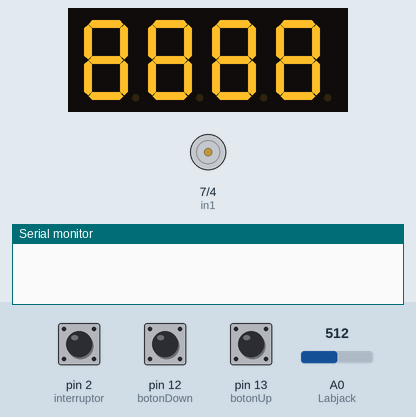
Recording of a sketch running on a simulated Arduino Uno, built with avr-gcc and run on an emulated ATmega328P. Parts: 4-digit seven-segment display, motor-driver pin pairs drawn as motors (green arrow = first pin HIGH = forward, orange = second pin HIGH = backward, longer = more drive, scaled by the enable pin), the last lines printed to the serial monitor. Inputs (shaded band) come from the test bench; at power-on: pin 2 (interruptor) LOW, pin 13 (botonUp) LOW, pin 12 (botonDown) LOW, A0 (Labjack) = 512.

Above: at 1.2 s.
1.3 s: pin 2 (interruptor) pulled HIGH for 0.15 s
At 2.7 s:
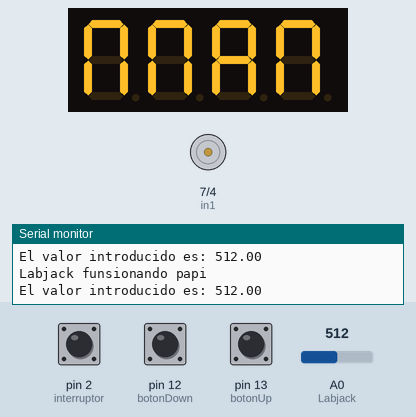
3.0 s: pin 13 (botonUp) pulled HIGH for 0.15 s
At 3.8 s:
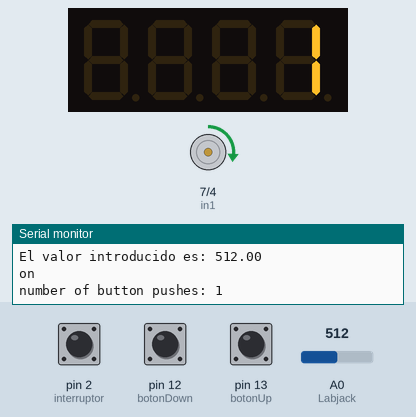
4.6 s: pin 12 (botonDown) pulled HIGH for 0.15 s
At 5.0 s:
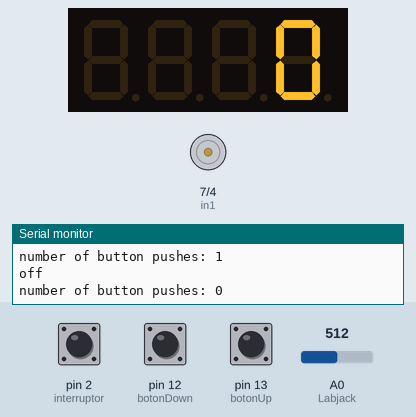
6.2 s: pin 2 (interruptor) pulled HIGH for 1 s
At 6.9 s:
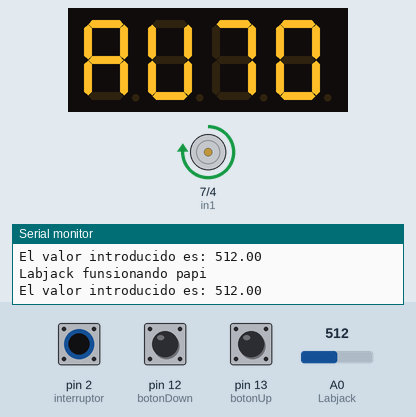
8.7 s: pin 2 (interruptor) pulled HIGH for 3.2 s
At 13.1 s:
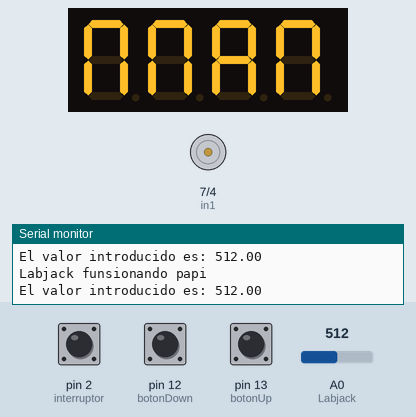
13.4 s: pin 13 (botonUp) pulsed HIGH 5 times (0.12 s each, 0.3 s apart)
At 15.1 s:
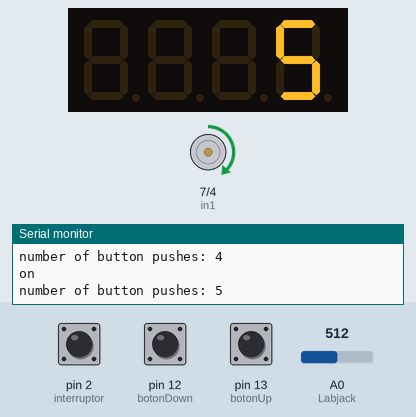
Timing chart, 0 to 16.6 s (numbered marks = the images above; inputs shaded):
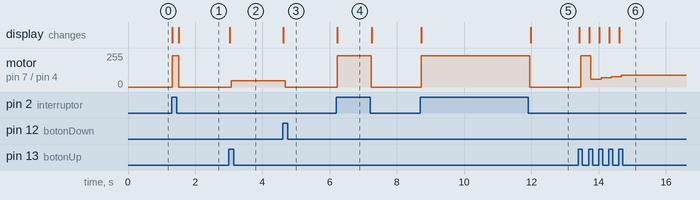

The sketch:

Bombasa.ino
```cpp
//Programa para el control de la bomba en bucle abierto

#include <Arduino.h>
#include <TM1637Display.h>
#include <PID_v1.h>


const int Vmax = 20;

// Se asocian los pines con su función
//Motor
const int en1 = 3;      // PWM  Salida (0 - 255) bits -> (0 - 5) V
const int in1 = 7;      // Eneable Salida
const int in2 = 4;      // Eneable Salida PWM pero la utilzaremos como digital

//Elección
int ultimo_estado = 0;

//Modo manual
const int botonUp = 13;     // Subir valor motor Entrada digital
const int botonDown = 12;   // Bajar valor motor Entrada digital
int estado_botonDown = 0;   // Inicializar
int buttonState = 0;        // Inicializar
int lastButtonState = 0;    // Inicializar
int buttonPushCounter = 0;  // Inicializar
int ultimo_estadoDown = 0;  // Inicializar


//Modo automático
const int Labjack = A0;     // Entrada Analógica para motor1 (0-1023) bits -> (0 - 5) V


//Pantalla 7 segmentos 4 dígitos
#define CLK 11
#define DIO 10

const uint8_t SEG_MAN[] = {
  SEG_E | SEG_F | SEG_A | SEG_B | SEG_C,                    // M
  SEG_F | SEG_A | SEG_B | SEG_C | SEG_E,                    //
  SEG_C | SEG_E | SEG_G | SEG_F | SEG_A | SEG_B,            // A
  SEG_F | SEG_A | SEG_E | SEG_F | SEG_B | SEG_C,            // N
};

const uint8_t SEG_AUTO[] = {
  SEG_C | SEG_E | SEG_G | SEG_F | SEG_A | SEG_B,            // A
  SEG_E | SEG_F | SEG_D | SEG_B | SEG_C,                    // U
  SEG_A | SEG_B | SEG_C,                                    // T
  SEG_A | SEG_E | SEG_F | SEG_B | SEG_C | SEG_D,            // O
};

const uint8_t SEG_OCHO[] = {
  SEG_A | SEG_B | SEG_C | SEG_D | SEG_E | SEG_F | SEG_G,    // 8
  SEG_A | SEG_B | SEG_C | SEG_D | SEG_E | SEG_F | SEG_G,    // 8
  SEG_A | SEG_B | SEG_C | SEG_D | SEG_E | SEG_F | SEG_G,    // 8
  SEG_A | SEG_B | SEG_C | SEG_D | SEG_E | SEG_F | SEG_G,    // 8
};

TM1637Display display(CLK, DIO);

//Interruptor MANUAL - AUTOMÁTICO
const int interruptor = 2;
int estado_interruptor = 0;


void setup() {
  // Asignación de entradas y salidas
  Serial.begin(9600);
  pinMode(interruptor, INPUT);
  pinMode(botonUp, INPUT);
  pinMode(botonDown, INPUT);


  pinMode(en1, OUTPUT);
  pinMode(in1, OUTPUT);
  pinMode(in2, OUTPUT);


  display.clear(); //Limpia la pantalla
  display.setBrightness(0x0f);
  display.setSegments(SEG_OCHO);
  delay(1);
}

void loop() {

  // ELECCIÓN MANUAL - AUTOMÁTICO
  eleccion();
}


void eleccion() {


  estado_interruptor = digitalRead(interruptor);

  if (estado_interruptor == HIGH) {
    //Entonces el interruptor está en modo AUTOMÁTICO
    if(ultimo_estado != estado_interruptor){
      display.setSegments(SEG_AUTO);
    }
    automatico();

  } else {
    //Entonces el interruptor está en modo MANUAL
    manual();
    if(ultimo_estado != estado_interruptor){
      display.setSegments(SEG_MAN);
    }
  }

  ultimo_estado = estado_interruptor;
}


void manual() {
  int value = 0;

    // read the pushbutton input pin:
  buttonState = digitalRead(botonUp);
  // compare the buttonState to its previous state
  if (buttonState != lastButtonState) {
    // if the state has changed, increment the counter
    if (buttonState == HIGH && buttonPushCounter < Vmax) {
      // if the current state is HIGH then the button went from off to on:
      buttonPushCounter++;
      Serial.println("on");
      Serial.print("number of button pushes: ");
      Serial.println(buttonPushCounter);

      display.setBrightness(0x0f);
      display.showNumberDec(buttonPushCounter,false);

    }
    // Delay a little bit to avoid bouncing
    delay(50);
  }
  // save the current state as the last state, for next time through the loop
  lastButtonState = buttonState;


  estado_botonDown = digitalRead(botonDown);

  // compare the buttonState to its previous state
  if (estado_botonDown != ultimo_estadoDown) {
    // if the state has changed, increment the counter
    if (estado_botonDown == HIGH && buttonPushCounter > 0) {
      buttonPushCounter--;
      Serial.println("off");
      Serial.print("number of button pushes: ");
      Serial.println(buttonPushCounter);
      display.setBrightness(0x0f);
      display.showNumberDec(buttonPushCounter,false);
    }
    delay(50);
  }
  // save the current state as the last state, for next time through the loop
  ultimo_estadoDown = estado_botonDown;


    MoverMotor(buttonPushCounter);
}


void automatico() {
  float valor = 0;  // valor de salida Analógica para motor1. Inicializar
  int value = 0;
  int lastValue = 0;


  value = analogRead(Labjack);
  if (analogRead(Labjack) > 0.1 && value != lastValue) {
    //Se toman las referencias a partir del Labjack
    valor = analogRead(Labjack); //0-5V
    Serial.println("Labjack funsionando papi");
    Serial.println();
    Serial.print("El valor introducido es: ");
    Serial.println(valor);

    MoverMotor(valor);

  } else {

    if (Serial.available() > 0) {
      Serial.println("Introduzca un valor de 0 - 1024 (resolución de la salida analog) ");
      String str = Serial.readStringUntil('\n'); //lectura de la entrada de varios dígitos
      float valor = str.toFloat();

      if (valor>0 && valor <=20){

        //Mover_motor
        MostrarPantalla(valor);
        MoverMotor(valor);


        Serial.println();
        Serial.print("El valor introducido es: ");

        Serial.println(valor);
      }
    }
  }

}


void MostrarPantalla(float valor){

  int entera = 0;
  int decimal = 0;

  //Ajuste de número real para separarlo en dos enteros de parte real e imaginaria
  entera = (int)(valor);
  decimal = round(100 * (valor - entera));

  //Representación en pantalla del número real
    display.clear(); //Limpia la pantalla
    display.setBrightness(0x0f);
    display.showNumberDecEx(entera,(0x80 >> 1),false,2,0);
    display.showNumberDecEx(decimal,(0x80 >> 1),false,2,2);
}


void MoverMotor(float valor){

  digitalWrite(in1, HIGH);
  digitalWrite(in2, LOW);
  if(valor == 0){
    analogWrite(en1,valor);
  }else{
    valor = map(valor, 0, 20, 4.4, 25.4);
    valor = map(valor, 4.4, 25.4, 37.4, 255);
    analogWrite(en1,valor);
  }


}
```

Measured:
- after the input at 1.3 s, motor on pin 7 (in1) / pin 4 (in2): stopped → forward 235/255 at once, → stopped 0.19 s later; the display: first changes at once (image 1 shows a later state)
- after the input at 3.0 s, motor on pin 7 (in1) / pin 4 (in2): stopped → forward 47/255 after 0.07 s; the display: changes at once (image 2)
- after the input at 4.6 s, motor on pin 7 (in1) / pin 4 (in2): forward 47/255 → stopped after 0.07 s; the display: changes at once (image 3)
- after the input at 6.2 s, motor on pin 7 (in1) / pin 4 (in2): stopped → forward 235/255 at once, → stopped 1.0 s later; the display: changes at once (image 4)
- after the input at 8.7 s, motor on pin 7 (in1) / pin 4 (in2): stopped → forward 235/255 at once, → stopped 3.2 s later; the display: first changes at once (image 5 shows a later state)
- after the input at 13.4 s, motor on pin 7 (in1) / pin 4 (in2): stopped → forward 235/255 after 0.07 s, → forward 57/255 0.30 s later, → forward 68/255 0.30 s later, → forward 78/255 0.30 s later, … (5 changes in this stretch); the display: first changes at once (image 6 shows a later state)
